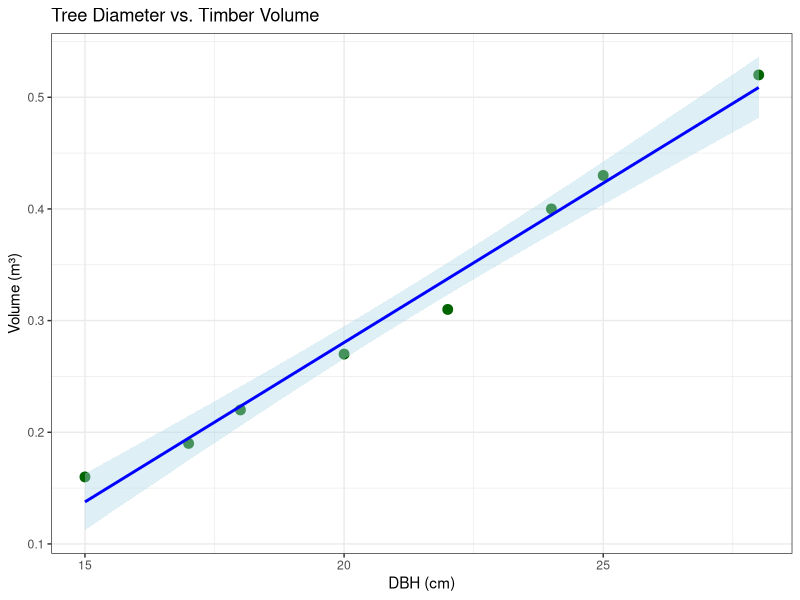

This figure's R source:
## ---- chunk 1
# Tree diameter and timber volume data
dbh    <- c(18, 22, 15, 28, 20, 25, 17, 24)
volume <- c(0.22, 0.31, 0.16, 0.52, 0.27, 0.43, 0.19, 0.40)

# Fit a linear model
model <- lm(volume ~ dbh)

# View the model summary
summary(model)

# --- Interpret the output ---
# Coefficients: Estimate for (Intercept) = b0, Estimate for dbh = b1
# Multiple R-squared: proportion of variance explained
# p-value for dbh coefficient: test of H0: beta1 = 0

# Make a prediction for DBH = 23 cm
new_tree <- data.frame(dbh = 23)
predict(model, newdata = new_tree, interval = "confidence")

# --- Plot with regression line ---
library(ggplot2)
df_trees <- data.frame(dbh = dbh, volume = volume)

ggplot(df_trees, aes(x = dbh, y = volume)) +
  geom_point(size = 3, color = "darkgreen") +
  geom_smooth(method = "lm", se = TRUE, color = "blue", fill = "lightblue") +
  labs(title  = "Tree Diameter vs. Timber Volume",
       x      = "DBH (cm)",
       y      = "Volume (m³)") +
  theme_bw()
